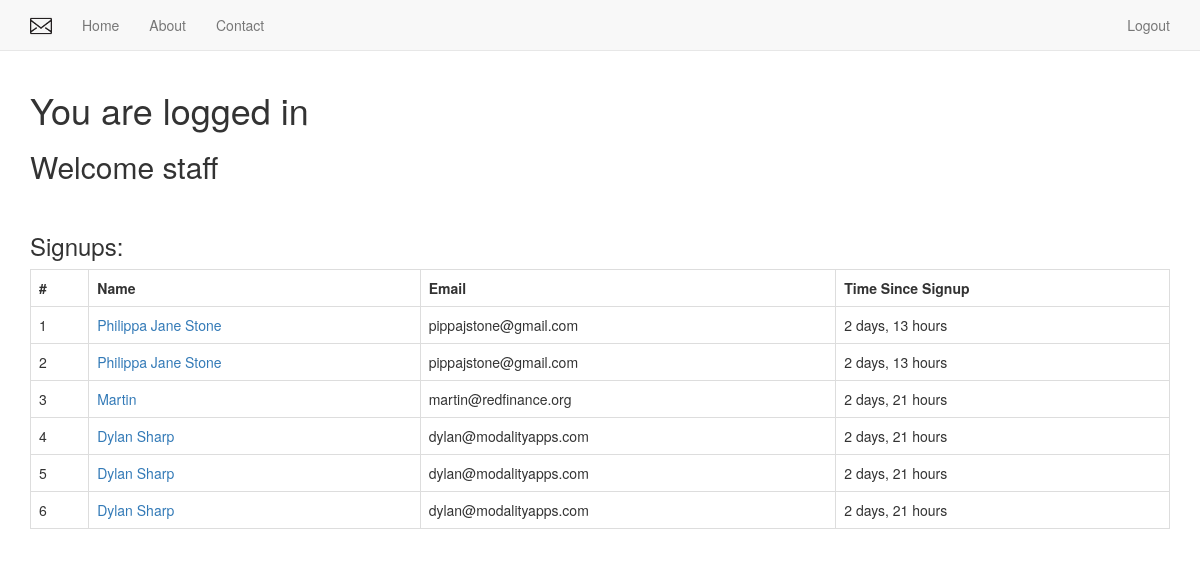
The app's page / (signed in), older data.
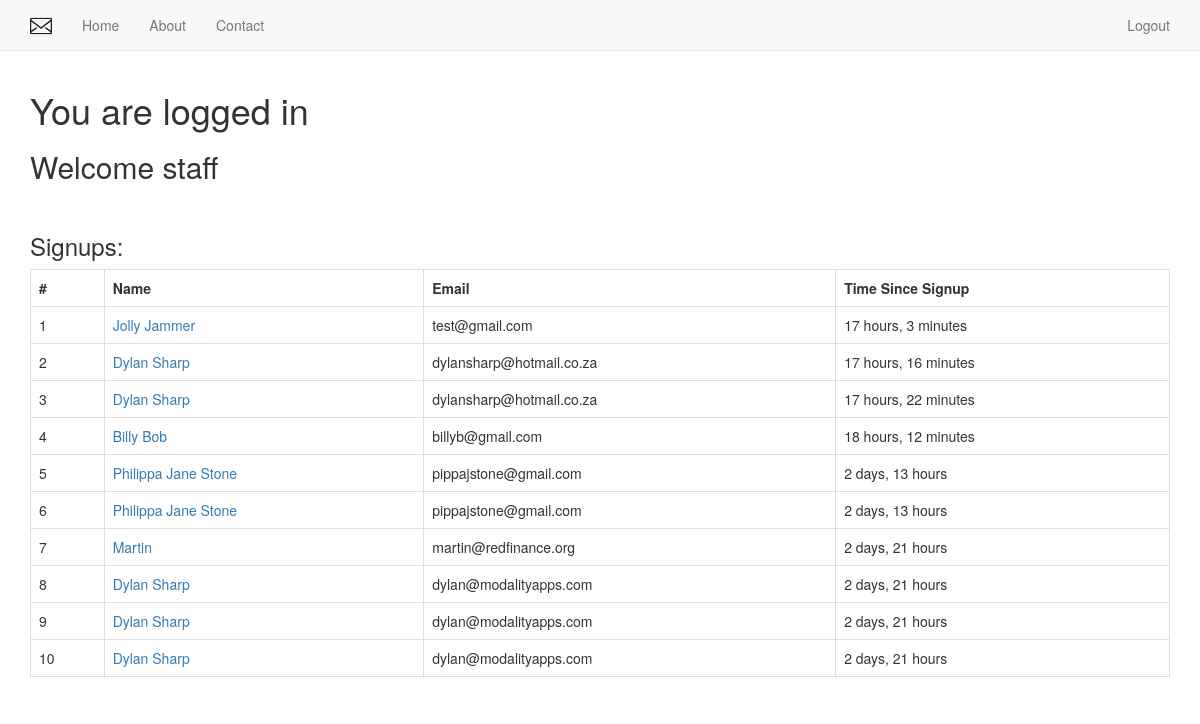
The same page, newer data.
### newsletter/models.py (models this page shows, shortened)
class SignUp(models.Model):
    email = models.EmailField()
    full_name = models.CharField(max_length=120, blank=True, null=True)
    timestamp = models.DateTimeField(auto_now_add=True, auto_now=False)
    updated = models.DateTimeField(auto_now_add=False, auto_now=True)

### newsletter/views.py (the view, shortened to what this page needs)
# urls.py: 2. Add a URL to urlpatterns:  url(r'^$', views.home, name='home')
def home(request):
    title = 'User: %s' % request.user
    if request.method == 'POST':
        print request.POST
    form = SignUpForm(request.POST or None)
    context = {
        'title': title,
        'form': form,
    }
    if request.user.is_authenticated() and request.user.is_staff:
        context = {
            "queryset": SignUp.objects.all().order_by('-timestamp')
        }
    return render(request, "home.html", context)

### templates/home.html (shortened to what this page needs)
{% extends 'base.html' %}
{%  load staticfiles %}
{% load crispy_forms_tags %}
{% block content %}
{% if request.user.is_authenticated and request.user.is_staff%}
    <h1>You are logged in</h1>
    <h2>Welcome staff</h2>
    <br/>
    <h3>Signups:</h3>
<div class="table-responsive">
            <table class="table table-bordered table-hover">
            <tr style="font-weight: bold">
                <td>#</td>
                <td>Name</td>
                <td>Email</td>
                <td>Time Since Signup</td>
            </tr>
                {% for instance in queryset %}
                <tr>
                    <td>{{ forloop.counter }}</td>
                    <td><a href="{% url 'profile' instance.id %}">{{ instance.full_name }}</a></td>
                    <td>{{ instance.email }}</td>
                    <td>{{ instance.timestamp|timesince }}</td>
                </tr>
                {% endfor %}
            </table>
</div>
{% endif %}
{% endblock %}

### templates/base.html (shortened to what this page needs)
{% load static from staticfiles %}
<!DOCTYPE html>
<html lang="en">
  <head>
    {% include 'head_css.html' %}
  </head>
  <body>
    {% include 'navbar.html' %}
    <div class="container">
        {% block content %}
        {% endblock %}
    </div>
  </body>
</html>

### templates/head_css.html (shortened to what this page needs)
{% load static from staticfiles %}
    <link href="{% static 'css/bootstrap.min.css' %}" rel="stylesheet">
    <link href="{% static 'css/navbar-static-top.css' %}" rel="stylesheet">

### templates/navbar.html (shortened to what this page needs)
{% load staticfiles %}
<nav class="navbar navbar-default navbar-static-top">
  <div class="container">
    <div class="navbar-header">
      <a class="navbar-brand" href="{% url 'home' %}"><img src="{% static 'img/envelope-512_22.png' %}"></a>
    </div>
    <div id="navbar" class="navbar-collapse collapse">
      <ul class="nav navbar-nav">
        <li><a href="{% url 'home' %}">Home</a></li>
        <li><a href="{% url 'about' %}">About</a></li>
        <li><a href="{% url 'contact' %}">Contact</a></li>
      </ul>
      <ul class="nav navbar-nav navbar-right">
          {% if request.user.is_authenticated %}
        <li><a href="{% url 'auth_logout' %}">Logout</a></li>
          {% else %}
        <li><a href="{% url 'registration_register' %}">Register</a></li>
          {% endif %}
      </ul>
    </div>
  </div>
</nav>

### templates/javascript.html (shortened to what this page needs)
{% load static from staticfiles %}

### static_in_project/our_static/css/navbar-static-top.css (style rules this page uses)
body { min-height: 2000px; }
.navbar-static-top { margin-bottom: 19px; }

Row changes from the older to the newer data that the page shows:
added SignUp: full_name "Jolly Jammer", email "test@gmail.com", timestamp "17 hours, 3 minutes"
added SignUp: full_name "Dylan Sharp", email "dylansharp@hotmail.co.za", timestamp "17 hours, 16 minutes"
added SignUp: full_name "Dylan Sharp", email "dylansharp@hotmail.co.za", timestamp "17 hours, 22 minutes"
added SignUp: full_name "Billy Bob", email "billyb@gmail.com", timestamp "18 hours, 12 minutes"
